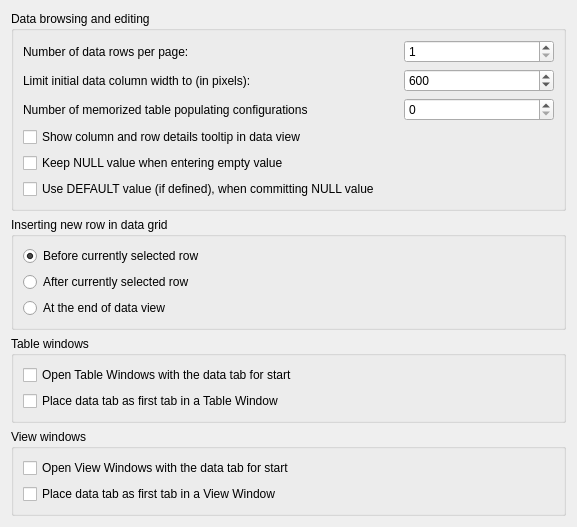
             <widget class="QWidget" name="dataBrowsingScrollAreaContents">
              <property name="geometry">
               <rect>
                <x>0</x>
                <y>0</y>
                <width>577</width>
                <height>472</height>
               </rect>
              </property>
              <layout class="QVBoxLayout" name="verticalLayout_34">
               <item>
                <widget class="QGroupBox" name="dataBrowsingGroup">
                 <property name="title">
                  <string>Data browsing and editing</string>
                 </property>
                 <layout class="QGridLayout" name="gridLayout_2">
                  <item row="2" column="0" colspan="2">
                   <widget class="QLabel" name="label_2">
                    <property name="toolTip">
                     <string>&lt;p&gt;Maximum number of configurations of Populate Table dialog stored in configuration. Value of 100 should be sufficient.&lt;/p&gt;</string>
                    </property>
                    <property name="text">
                     <string>Number of memorized table populating configurations</string>
                    </property>
                   </widget>
                  </item>
                  <item row="2" column="2">
                   <widget class="QSpinBox" name="spinBox">
                    <property name="toolTip">
                     <string>&lt;p&gt;Maximum number of configurations of Populate Table dialog stored in configuration. Value of 100 should be sufficient.&lt;/p&gt;</string>
                    </property>
                    <property name="maximum">
                     <number>999999</number>
                    </property>
                    <property name="cfg" stdset="0">
                     <string notr="true">General.PopulateHistorySize</string>
                    </property>
                   </widget>
                  </item>
                  <item row="0" column="2">
                   <widget class="QSpinBox" name="rowsPerPageSpin">
                    <property name="maximumSize">
                     <size>
                      <width>150</width>
                      <height>16777215</height>
                     </size>
                    </property>
                    <property name="minimum">
                     <number>1</number>
                    </property>
                    <property name="maximum">
                     <number>99999</number>
                    </property>
                    <property name="cfg" stdset="0">
                     <string notr="true">General.NumberOfRowsPerPage</string>
                    </property>
                   </widget>
                  </item>
                  <item row="1" column="2">
                   <widget class="QSpinBox" name="initColWidthLimitSpin">
                    <property name="toolTip">
                     <string>&lt;p&gt;When the data is read into grid view columns width is automatically adjusted. This value limits the initial width for the adjustment, but user can still resize the column manually over this limit.&lt;/p&gt;</string>
                    </property>
                    <property name="minimum">
                     <number>10</number>
                    </property>
                    <property name="maximum">
                     <number>99999</number>
                    </property>
                    <property name="value">
                     <number>600</number>
                    </property>
                    <property name="cfg" stdset="0">
                     <string notr="true">General.MaxInitialColumnWith</string>
                    </property>
                   </widget>
                  </item>
                  <item row="1" column="0" colspan="2">
                   <widget class="QLabel" name="initColWidthLimitLabel">
                    <property name="toolTip">
                     <string>&lt;p&gt;When the data is read into grid view columns width is automatically adjusted. This value limits the initial width for the adjustment, but user can still resize the column manually over this limit.&lt;/p&gt;</string>
                    </property>
                    <property name="text">
                     <string>Limit initial data column width to (in pixels):</string>
                    </property>
                   </widget>
                  </item>
                  <item row="0" column="0" colspan="2">
                   <widget class="QLabel" name="rowsPerPageLabel">
                    <property name="text">
                     <string>Number of data rows per page:</string>
                    </property>
                   </widget>
                  </item>
                  <item row="3" column="0" colspan="3">
                   <widget class="QCheckBox" name="tolltipInDataViewCheck">
                    <property name="toolTip">
                     <string>&lt;p&gt;When this is enabled and user holds mouse pointer over a cell in any data view (query results, a table data, a view data) a tooltip will appear with details about the cell - it includes details like column data type, constraints, ROWID and others.&lt;/p&gt;</string>
                    </property>
                    <property name="text">
                     <string>Show column and row details tooltip in data view</string>
                    </property>
                    <property name="cfg" stdset="0">
                     <string notr="true">General.ShowDataViewTooltips</string>
                    </property>
                   </widget>
                  </item>
                  <item row="4" column="0" colspan="3">
                   <widget class="QCheckBox" name="keepNullWhenEmptyCheck">
                    <property name="toolTip">
                     <string>&lt;p&gt;When editing a cell which used to have NULL value and entering empty string as new value, then this option determinates whether the new value should remain NULL (have this option enabled), or should it be overwritten with empty string value (have this option disabled).&lt;/p&gt;</string>
                    </property>
                    <property name="text">
                     <string>Keep NULL value when entering empty value</string>
                    </property>
                    <property name="cfg" stdset="0">
                     <string notr="true">General.KeepNullWhenEmptyValue</string>
                    </property>
                   </widget>
                  </item>
                  <item row="5" column="0" colspan="3">
                   <widget class="QCheckBox" name="useDefaultForNullCheck">
                    <property name="toolTip">
                     <string>&lt;html&gt;&lt;head/&gt;&lt;body&gt;&lt;p&gt;Enable this to always enforce DEFAULT value when committing a NULL value for a column that has DEFAULT value defined, even though the column is allowed to contain NULL values.&lt;/p&gt;&lt;p&gt;Disable this option to use DEFAULT value exclusively when NULL value is committed for column with NOT NULL constraint.&lt;/p&gt;&lt;/body&gt;&lt;/html&gt;</string>
                    </property>
                    <property name="text">
                     <string>Use DEFAULT value (if defined), when committing NULL value</string>
                    </property>
                    <property name="cfg" stdset="0">
                     <string notr="true">General.UseDefaultValueForNull</string>
                    </property>
                   </widget>
                  </item>
                 </layout>
                </widget>
               </item>
               <item>
                <widget class="QGroupBox" name="insertRowPlacementGroup">
                 <property name="title">
                  <string>Inserting new row in data grid</string>
                 </property>
                 <layout class="QVBoxLayout" name="verticalLayout_33">
                  <item>
                   <widget class="ConfigRadioButton" name="insertRowBeforeRadio">
                    <property name="text">
                     <string>Before currently selected row</string>
                    </property>
                    <property name="checked">
                     <bool>true</bool>
                    </property>
                    <property name="assignedValue" stdset="0">
                     <number>0</number>
                    </property>
                    <property name="cfg" stdset="0">
                     <string notr="true">General.InsertRowPlacement</string>
                    </property>
                   </widget>
                  </item>
                  <item>
                   <widget class="ConfigRadioButton" name="insertRowAfterRadio">
                    <property name="text">
                     <string>After currently selected row</string>
                    </property>
                    <property name="assignedValue" stdset="0">
                     <number>1</number>
                    </property>
                    <property name="cfg" stdset="0">
                     <string notr="true">General.InsertRowPlacement</string>
                    </property>
                   </widget>
                  </item>
                  <item>
                   <widget class="ConfigRadioButton" name="insertRowAtEndRadio">
                    <property name="text">
                     <string>At the end of data view</string>
                    </property>
                    <property name="assignedValue" stdset="0">
                     <number>2</number>
                    </property>
                    <property name="cfg" stdset="0">
                     <string notr="true">General.InsertRowPlacement</string>
                    </property>
                   </widget>
                  </item>
                 </layout>
                </widget>
               </item>
               <item>
                <widget class="QGroupBox" name="tableWinGroup">
                 <property name="title">
                  <string>Table windows</string>
                 </property>
                 <layout class="QVBoxLayout" name="verticalLayout_18">
                  <item>
                   <widget class="QCheckBox" name="openTablesOnDataCheck">
                    <property name="toolTip">
                     <string>&lt;p&gt;When enabled, Table Windows will show up with the data tab, instead of the structure tab.&lt;/p&gt;</string>
                    </property>
                    <property name="text">
                     <string>Open Table Windows with the data tab for start</string>
                    </property>
                    <property name="cfg" stdset="0">
                     <string notr="true">General.OpenTablesOnData</string>
                    </property>
                   </widget>
                  </item>
                  <item>
                   <widget class="QCheckBox" name="dataTabInTableAsFirstCheck">
                    <property name="toolTip">
                     <string>&lt;p&gt;When enabled the &quot;Data&quot; tab will be placed as first tab in every Table Window, instead of being at second place.&lt;/p&gt;</string>
                    </property>
                    <property name="text">
                     <string>Place data tab as first tab in a Table Window</string>
                    </property>
                    <property name="cfg" stdset="0">
                     <string notr="true">General.DataTabAsFirstInTables</string>
                    </property>
                   </widget>
                  </item>
                 </layout>
                </widget>
               </item>
               <item>
                <widget class="QGroupBox" name="viewWinGroup">
                 <property name="title">
                  <string>View windows</string>
                 </property>
                 <layout class="QVBoxLayout" name="verticalLayout_19">
                  <item>
                   <widget class="QCheckBox" name="openViewsOnDataCheck">
                    <property name="toolTip">
                     <string>&lt;p&gt;When enabled, View Windows will show up with the data tab, instead of the structure tab.&lt;/p&gt;</string>
                    </property>
                    <property name="text">
                     <string>Open View Windows with the data tab for start</string>
                    </property>
                    <property name="cfg" stdset="0">
                     <string notr="true">General.OpenViewsOnData</string>
                    </property>
                   </widget>
                  </item>
                  <item>
                   <widget class="QCheckBox" name="dataTabInViewAsFirstCheck">
                    <property name="toolTip">
                     <string>&lt;p&gt;When enabled the &quot;Data&quot; tab will be placed as first tab in every View Window, instead of being at second place.&lt;/p&gt;</string>
                    </property>
                    <property name="text">
                     <string>Place data tab as first tab in a View Window</string>
                    </property>
                    <property name="cfg" stdset="0">
                     <string notr="true">General.DataTabAsFirstInViews</string>
                    </property>
                   </widget>
                  </item>
                 </layout>
                </widget>
               </item>
               <item>
                <spacer name="verticalSpacer_6">
                 <property name="orientation">
                  <enum>Qt::Vertical</enum>
                 </property>
                 <property name="sizeHint" stdset="0">
                  <size>
                   <width>20</width>
                   <height>40</height>
                  </size>
                 </property>
                </spacer>
               </item>
              </layout>
             </widget>
